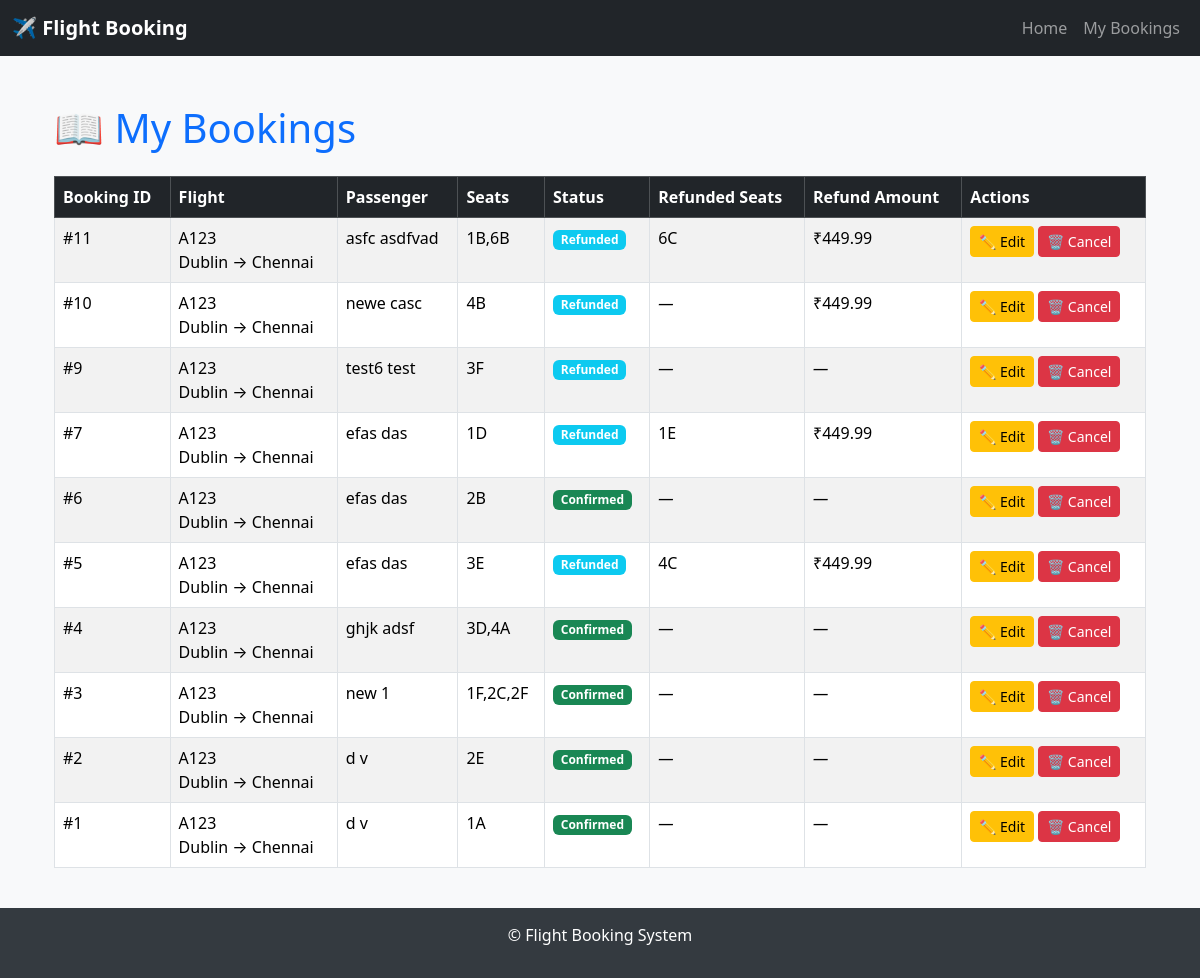
The page /my-bookings/ on the database its author committed.
### bookings/models.py (models this page shows, shortened)
class Booking(models.Model):
    flight = models.ForeignKey(Flight, on_delete=models.CASCADE)
    passenger = models.ForeignKey(Passenger, on_delete=models.CASCADE)
    seat_numbers = models.CharField(max_length=100)  # CSV of seats
    total_fare = models.DecimalField(max_digits=10, decimal_places=2, default=0)
    booking_date = models.DateTimeField(auto_now_add=True)
    payment_status = models.CharField(
        max_length=20,
        choices=[("Pending", "Pending"), ("Confirmed", "Confirmed"), ("Refunded", "Refunded")],
        default="Pending"
    )
    pnr_codes = models.TextField(blank=True, null=True)  # ✅ PNRs for each seat
    original_fare = models.DecimalField(max_digits=10, decimal_places=2, null=True, blank=True)
    refund_needed = models.BooleanField(default=False)
    refund_amount = models.DecimalField(max_digits=10, decimal_places=2, null=True, blank=True)
    refunded_seats = models.CharField(max_length=200, blank=True, null=True)
    class Meta:
        constraints = [
            models.UniqueConstraint(fields=['flight', 'passenger'], name='unique_passenger_per_flight'),
        ]

class Flight(models.Model):
    flight_number = models.CharField(max_length=10, unique=True)
    origin = models.CharField(max_length=100)
    destination = models.CharField(max_length=100)
    departure_time = models.DateTimeField()
    arrival_time = models.DateTimeField()
    fare = models.DecimalField(max_digits=10, decimal_places=2)  # ticket price

class Passenger(models.Model):
    first_name = models.CharField(max_length=50)
    last_name = models.CharField(max_length=50)
    email = models.EmailField(unique=True)

### bookings/views.py (the view)
# urls.py: path("my-bookings/", views.my_bookings, name="my_bookings"),
def my_bookings(request):
    bookings = Booking.objects.all().order_by("-booking_date")
    return render(request, "bookings/my_bookings.html", {"bookings": bookings})

### bookings/templates/bookings/my_bookings.html (shortened to what this page needs)
{% extends "base.html" %}
{% block content %}
<div class="container mt-5">
  <h1 class="mb-4 text-primary">📖 My Bookings</h1>
  <table class="table table-bordered table-striped">
    <thead class="table-dark">
      <tr>
        <th>Booking ID</th>
        <th>Flight</th>
        <th>Passenger</th>
        <th>Seats</th>
        <th>Status</th>
        <th>Refunded Seats</th>
        <th>Refund Amount</th>
        <th>Actions</th>
      </tr>
    </thead>
    <tbody>
      {% for booking in bookings %}
        <tr>
          <td>#{{ booking.id }}</td>
          <td>{{ booking.flight.flight_number }}<br>
              {{ booking.flight.origin }} → {{ booking.flight.destination }}</td>
          <td>{{ booking.passenger.first_name }} {{ booking.passenger.last_name }}</td>
          <td>{{ booking.seat_numbers }}</td>
          <td>
            {% if booking.payment_status == "Confirmed" %}
              <span class="badge bg-success">Confirmed</span>
            {% elif booking.payment_status == "Pending" %}
              <span class="badge bg-warning text-dark">Pending</span>
            {% elif booking.payment_status == "Refunded" %}
              <span class="badge bg-info">Refunded</span>
            {% endif %}
          </td>
          <td>
            {% if booking.refunded_seats %}
              {{ booking.refunded_seats }}
            {% else %}
              <em>—</em>
            {% endif %}
          </td>
          <td>
            {% if booking.refund_amount %}
              ₹{{ booking.refund_amount }}
            {% else %}
              <em>—</em>
            {% endif %}
          </td>
          <td>
            <a href="{% url 'booking_edit' booking.id %}" class="btn btn-sm btn-warning">✏️ Edit</a>
            <a href="{% url 'booking_delete' booking.id %}" class="btn btn-sm btn-danger">🗑️ Cancel</a>
          </td>
        </tr>
      {% empty %}
        <tr>
          <td colspan="8" class="text-center">No bookings found.</td>
        </tr>
      {% endfor %}
    </tbody>
  </table>
</div>
{% endblock %}

### bookings/templates/base.html (shortened to what this page needs)
<!DOCTYPE html>
<html lang="en">
<head>
  <link href="https://cdn.jsdelivr.net/npm/bootstrap@5.3.3/dist/css/bootstrap.min.css" rel="stylesheet">
</head>
<body>
  <nav class="navbar navbar-expand-lg navbar-dark bg-dark">
    <div class="container-fluid">
      <a class="navbar-brand" href="/">✈️ Flight Booking</a>
      <div class="collapse navbar-collapse" id="navbarNav">
        <ul class="navbar-nav ms-auto">
          <li class="nav-item"><a class="nav-link" href="/">Home</a></li>
          <li class="nav-item"><a class="nav-link" href="{% url 'my_bookings' %}">My Bookings</a></li>
        </ul>
      </div>
    </div>
  </nav>
  <div class="container mt-4">
    {% block content %}
    {% endblock %}
  </div>
  <footer>
    <p>&copy; {{ now|date:"Y" }} Flight Booking System</p>
  </footer>
</body>
</html>

### bookings/templates/base.html (style rules this page uses)
body { background: #f8f9fa; }
.navbar-brand { font-weight: bold; }
footer { margin-top: 40px; padding: 15px; background: #343a40; color: white; text-align: center; }

### rows shown on the page
Booking: id "11", flight.flight_number "A123", flight.origin "Dublin", flight.destination "Chennai", passenger.first_name "asfc", passenger.last_name "asdfvad", seat_numbers "1B,6B", payment_status "Refunded", refunded_seats "6C", refund_amount "449.99"
Booking: id "10", flight.flight_number "A123", flight.origin "Dublin", flight.destination "Chennai", passenger.first_name "newe", passenger.last_name "casc", seat_numbers "4B", payment_status "Refunded", refund_amount "449.99"
Booking: id "9", flight.flight_number "A123", flight.origin "Dublin", flight.destination "Chennai", passenger.first_name "test6", passenger.last_name "test", seat_numbers "3F", payment_status "Refunded"
Booking: id "7", flight.flight_number "A123", flight.origin "Dublin", flight.destination "Chennai", passenger.first_name "efas", passenger.last_name "das", seat_numbers "1D", payment_status "Refunded", refunded_seats "1E", refund_amount "449.99"
Booking: id "6", flight.flight_number "A123", flight.origin "Dublin", flight.destination "Chennai", passenger.first_name "efas", passenger.last_name "das", seat_numbers "2B", payment_status "Confirmed"
Booking: id "5", flight.flight_number "A123", flight.origin "Dublin", flight.destination "Chennai", passenger.first_name "efas", passenger.last_name "das", seat_numbers "3E", payment_status "Refunded", refunded_seats "4C", refund_amount "449.99"
Booking: id "4", flight.flight_number "A123", flight.origin "Dublin", flight.destination "Chennai", passenger.first_name "ghjk", passenger.last_name "adsf", seat_numbers "3D,4A", payment_status "Confirmed"
Booking: id "3", flight.flight_number "A123", flight.origin "Dublin", flight.destination "Chennai", passenger.first_name "new", passenger.last_name "1", seat_numbers "1F,2C,2F", payment_status "Confirmed"
Booking: id "2", flight.flight_number "A123", flight.origin "Dublin", flight.destination "Chennai", passenger.first_name "d", passenger.last_name "v", seat_numbers "2E", payment_status "Confirmed"
Booking: id "1", flight.flight_number "A123", flight.origin "Dublin", flight.destination "Chennai", passenger.first_name "d", passenger.last_name "v", seat_numbers "1A", payment_status "Confirmed"
